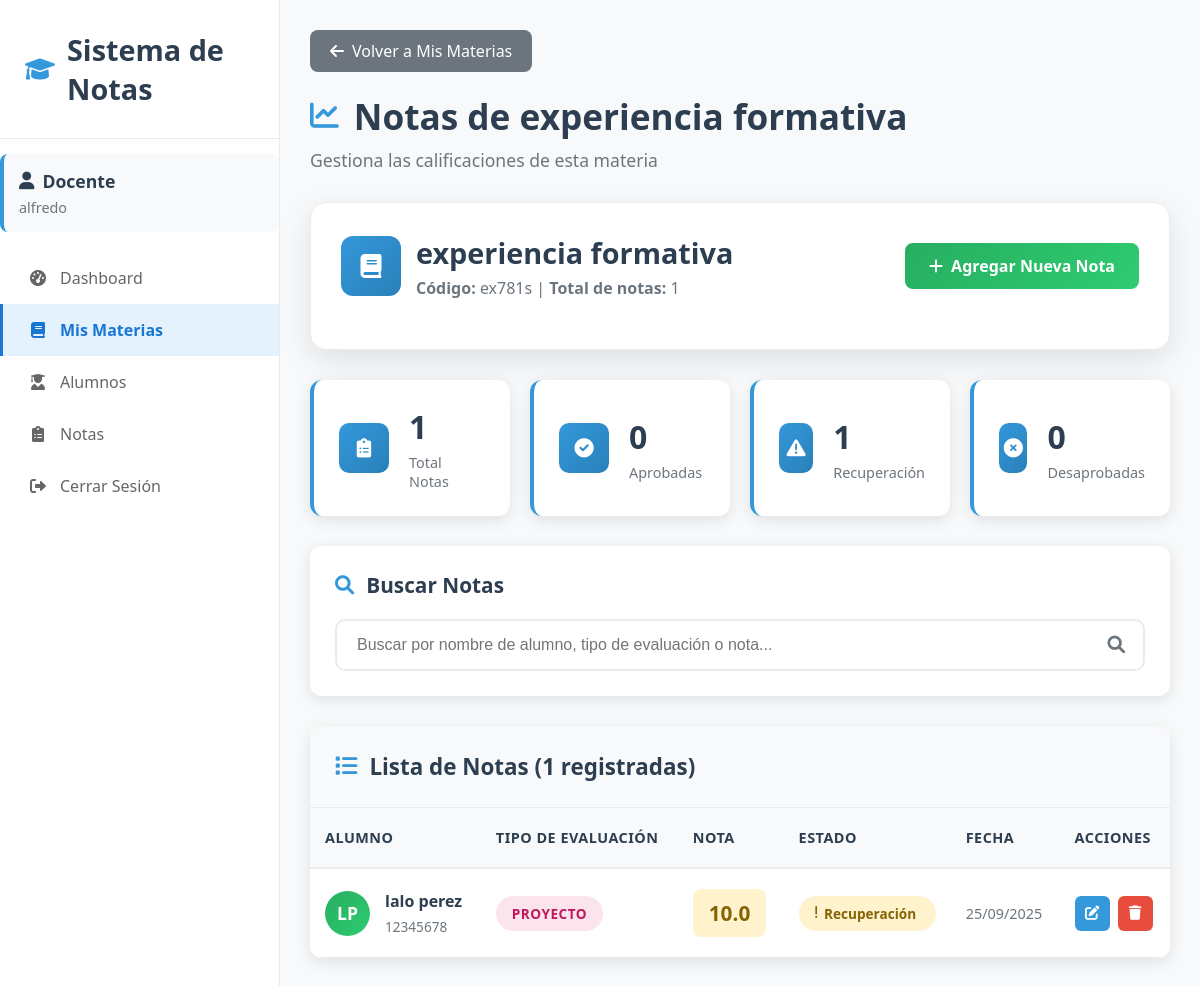
The page /docente/ver_notas_materia/4 (signed in) on the database as committed earlier.
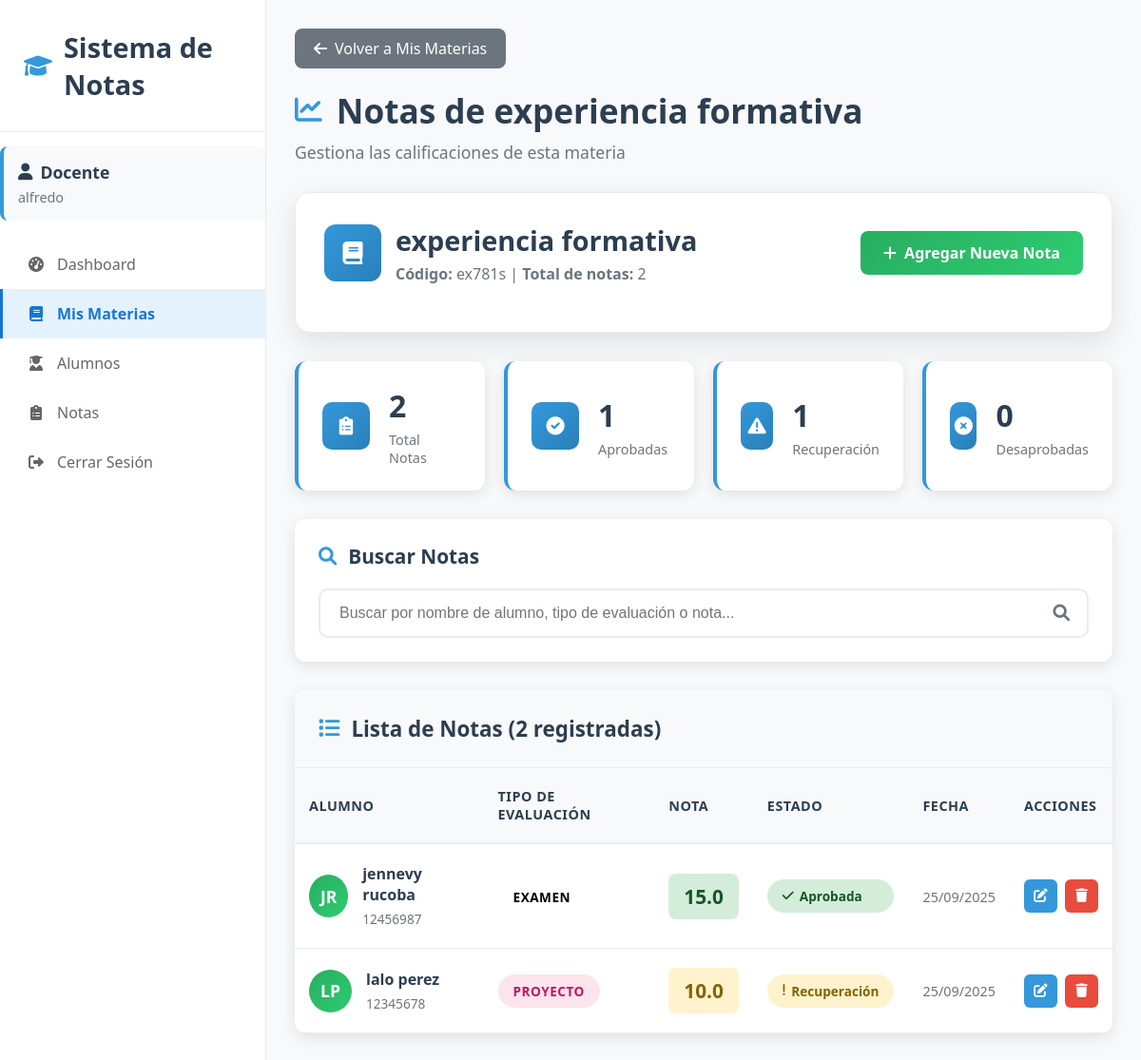
The same page on the database as committed later.
### app.py (models this page shows)
class Alumno(db.Model):
    id = db.Column(db.Integer, primary_key=True)
    dni = db.Column(db.String(20), unique=True, nullable=False)
    nombre = db.Column(db.String(100), nullable=False)
    apellido = db.Column(db.String(100), nullable=False)
    email = db.Column(db.String(120))
    telefono = db.Column(db.String(20))
    fecha_nacimiento = db.Column(db.Date)
    ciclo = db.Column(db.String(20), nullable=False)  # primero, segundo, tercero, cuarto, quinto, sexto
    fecha_registro = db.Column(db.DateTime, default=datetime.utcnow)
    usuario_id = db.Column(db.Integer, db.ForeignKey('usuario.id'), nullable=True)  # Relación con Usuario
    usuario = db.relationship('Usuario', backref=db.backref('alumno', uselist=False))

class Nota(db.Model):
    id = db.Column(db.Integer, primary_key=True)
    alumno_id = db.Column(db.Integer, db.ForeignKey('alumno.id'), nullable=False)
    materia_id = db.Column(db.Integer, db.ForeignKey('materia.id'), nullable=False)
    nota = db.Column(db.Float, nullable=False)
    tipo_evaluacion = db.Column(db.String(50), nullable=False)  # 'parcial', 'final', 'trabajo', etc.
    fecha = db.Column(db.DateTime, default=datetime.utcnow)
    observaciones = db.Column(db.Text)
    alumno = db.relationship('Alumno', backref=db.backref('notas', lazy=True))
    materia = db.relationship('Materia', backref=db.backref('notas', lazy=True))

### app.py (the view)
@app.route('/docente/ver_notas_materia/<int:materia_id>')
def docente_ver_notas_materia(materia_id):
    if not session.get('user_id') or session.get('tipo') != 'docente':
        return redirect(url_for('login'))
    docente_id = session['user_id']
    materia = Materia.query.filter_by(id=materia_id, docente_id=docente_id).first()
    if not materia:
        flash('Materia no encontrada o no tienes permisos para verla', 'error')
        return redirect(url_for('docente_ver_materias'))
    notas_query = db.session.query(Nota, Alumno).join(Alumno).filter(Nota.materia_id == materia_id).order_by(Nota.fecha.desc()).all()
    notas = []
    for nota, alumno in notas_query:
        if not nota.tipo_evaluacion or nota.tipo_evaluacion.strip() == '':
            nota.tipo_evaluacion = 'Parcial'  # Valor por defecto
            db.session.commit()
        if nota.nota >= 13:
            estado = "Aprobado"
            clase_estado = "badge-success"  # Verde
        elif nota.nota >= 10:
            estado = "Recuperación"
            clase_estado = "badge-warning"  # Amarillo
        else:
            estado = "Desaprobado"
            clase_estado = "badge-danger"   # Rojo
        notas.append((nota, alumno, estado, clase_estado))
    return render_template('docente/ver_notas_materia_moderno.html', materia=materia, notas=notas)

### app.py (called while the page is built)
@app.context_processor
def inject_flash_cleanup():
    return {
        'clear_flash_messages': clear_flash_messages,
        'convertir_ciclo_a_texto': convertir_ciclo_a_texto
    }

### templates/docente/ver_notas_materia_moderno.html (shortened to what the changed rows need)
<!DOCTYPE html>
<html lang="es">
<head>
    <link href="https://cdnjs.cloudflare.com/ajax/libs/font-awesome/6.0.0/css/all.min.css" rel="stylesheet">
</head>
<body>
    <div class="docente-dashboard">
        <div class="sidebar">
            <div class="sidebar-header">
                <h2><i class="fas fa-graduation-cap"></i> Sistema de Notas</h2>
            </div>
        </div>
        <div class="main-content">
            <div class="content-header">
                <h1><i class="fas fa-chart-line"></i> Notas de {{ materia.nombre }}</h1>
            </div>
            <div class="materia-info">
                <div class="materia-header">
                    <div class="materia-title">
                        <div class="materia-details">
                            <h2>{{ materia.nombre }}</h2>
                            <div class="materia-meta">
                                <strong>Código:</strong> {{ materia.codigo }} |
                                <strong>Total de notas:</strong> {{ notas|length }}
                            </div>
                        </div>
                    </div>
                </div>
            </div>
            <div class="stats-grid">
                <div class="stat-card">
                    <div class="stat-content">
                        <div class="stat-number">{{ notas|length }}</div>
                        <div class="stat-label">Total Notas</div>
                    </div>
                </div>
                <div class="stat-card">
                    <div class="stat-content">
                        <div class="stat-number">{{ notas|selectattr('2', 'equalto', 'Aprobado')|list|length }}</div>
                        <div class="stat-label">Aprobadas</div>
                    </div>
                </div>
            </div>
            <div class="notas-card">
                <div class="card-header">
                    <h3><i class="fas fa-list"></i> Lista de Notas ({{ notas|length }} registradas)</h3>
                </div>
                <div class="notas-table-container">
                    {% if notas %}
                    <table class="notas-table">
                        <thead>
                            <tr>
                                <th>Alumno</th>
                                <th>Tipo de Evaluación</th>
                                <th>Nota</th>
                                <th>Estado</th>
                                <th>Fecha</th>
                                <th>Acciones</th>
                            </tr>
                        </thead>
                        <tbody>
                            {% for nota, alumno, estado, clase_estado in notas %}
                            <tr class="nota-row"
                                data-alumno="{{ (alumno.nombre + ' ' + alumno.apellido)|lower }}"
                                data-tipo="{{ nota.tipo_evaluacion|lower if nota.tipo_evaluacion else '' }}"
                                data-nota="{{ nota.nota }}"
                                data-fecha="{{ nota.fecha.strftime('%d/%m/%Y') if nota.fecha else '' }}">
                                <td>
                                    <div class="alumno-info">
                                        <div class="alumno-avatar">
                                            {{ (alumno.nombre[0] + alumno.apellido[0])|upper }}
                                        </div>
                                        <div class="alumno-details">
                                            <strong>{{ alumno.nombre }} {{ alumno.apellido }}</strong>
                                            <small>{{ alumno.dni }}</small>
                                        </div>
                                    </div>
                                </td>
                                <td>
                                    <span class="tipo-badge {{ nota.tipo_evaluacion|lower if nota.tipo_evaluacion else 'sin-tipo' }}">
                                        {{ nota.tipo_evaluacion or 'Sin tipo' }}
                                    </span>
                                </td>
                                <td>
                                    <span class="nota-value {{ 'aprobada' if nota.nota >= 13 else 'recuperacion' if nota.nota >= 10 else 'desaprobada' }}">
                                        {{ nota.nota }}
                                    </span>
                                </td>
                                <td>
                                    <span class="estado-badge {{ 'aprobada' if nota.nota >= 13 else 'recuperacion' if nota.nota >= 10 else 'desaprobada' }}">
                                        {% if nota.nota >= 13 %}
                                            <i class="fas fa-check"></i> Aprobada
                                        {% elif nota.nota >= 10 %}
                                            <i class="fas fa-exclamation"></i> Recuperación
                                        {% else %}
                                            <i class="fas fa-times"></i> Desaprobada
                                        {% endif %}
                                    </span>
                                </td>
                                <td>
                                    <span class="fecha">{{ nota.fecha.strftime('%d/%m/%Y') if nota.fecha else 'N/A' }}</span>
                                </td>
                                <td>
                                    <div class="action-buttons">
                                        <a href="{{ url_for('editar_nota', nota_id=nota.id) }}" class="btn-action edit" title="Editar nota">
                                            <i class="fas fa-edit"></i>
                                        </a>
                                        <button onclick="eliminarNota({{ nota.id }}, '{{ alumno.nombre }} {{ alumno.apellido }}')"
                                                class="btn-action delete" title="Eliminar nota">
                                            <i class="fas fa-trash"></i>
                                        </button>
                                    </div>
                                </td>
                            </tr>
                            {% endfor %}
                        </tbody>
                    </table>
                    {% endif %}
                </div>
            </div>
        </div>
    </div>
</body>
</html>

Rows that differ between the two databases and show on the page:
added Nota: nombre "jennevy", apellido "rucoba", dni "12456987", tipo_evaluacion "EXAMEN", nota "15.0", shows "Aprobada", fecha "25/09/2025"
added Alumno: (alumno.nombre[0]+alumno.apellido[0])|upper "JR"
Other text that changed with them:
{{ notas|length }}: "1" → "2"
{{ notas|selectattr('2', 'equalto', 'Aprobado')|list|length }}: "0" → "1"
